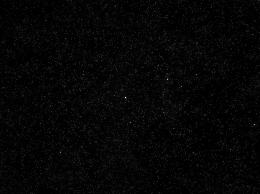
%> input picture matPIV/sample002_1_1.tif, 260 x 194 px, shrunk from 1392 x 1040 before the run; the run also reads 1 picture not shown here
$ octave test_piv_images.m   (GNU Octave 9; MATLAB toolbox functions it lacks are replaced by stand-ins)
%> lines starting %> are read from the running program, lines starting %| are printed output that depends on the picture
### matPIV/test scripts/bpass.m
function res = bpass(image_array,lnoise,lobject)
%> called with lnoise = 1, lobject = 7
%
% ; NAME:
% ;               bpass
% ; PURPOSE:
% ;               Implements a real-space bandpass filter that suppresses
% ;               pixel noise and long-wavelength image variations while
% ;               retaining information of a characteristic size.
% ;
% ; CATEGORY:
% ;               Image Processing
% ; CALLING SEQUENCE:
% ;               res = bpass( image_array, lnoise, lobject )
% ; INPUTS:
% ;               image:  The two-dimensional array to be filtered.
% ;               lnoise: Characteristic lengthscale of noise in pixels.
% ;                       Additive noise averaged over this length should
% ;                       vanish. May assume any positive floating value.
% ;               lobject: Integer length in pixels somewhat larger than
% ;                        a typical object.
% ; OUTPUTS:
% ;               res:    filtered image.
% ; PROCEDURE:
% ;               simple convolution yields spatial bandpass filtering.
% ; NOTES:
% ; MODIFICATION HISTORY:
% ;               Written by David G. Grier, The University of Chicago, 2/93.
% ;               Greatly revised version DGG 5/95.
% ;               Added /field keyword JCC 12/95.
% ;               Memory optimizations and fixed normalization, DGG 8/99.
%                 Converted to Matlab by D.Blair 4/2004-ish
%                 Fixed some bugs with conv2 to make sure the edges are
%                 removed D.B. 6/05
%                 Removed inadvertent image shift ERD 6/05
%                 Added threshold to output.  Now sets all pixels with
%                 negative values equal to zero.  Gets rid of ringing which
%                 was destroying sub-pixel accuracy, unless window size in
%                 cntrd was picked perfectly.  Now centrd gets sub-pixel
%                 accuracy much more robustly ERD 8/24/05

%                 Refactored for clarity and converted all convolutions to
%                 use column vector kernels for speed.  Running on my
%                 macbook, the old version took ~1.3 seconds to do
%                 bpass(image_array,1,19) on a 1024 x 1024 image; this
%                 version takes roughly half that.
%                 JWM 6/07

% ;
% ;       This code 'bpass.pro' is copyright 1997, John C. Crocker and
% ;       David G. Grier.  It should be considered 'freeware'- and may be
% ;       distributed freely in its original form when properly attributed.
%
%

% Perform a bandpass by convolving with an appropriate kernel.  You can
% think of this as a two part process.  First, a lowpassed image is
% produced by convolving the original with a gaussian.  Next, a second
% lowpassed image is produced by convolving the original with a boxcar
% function. By subtracting the boxcar version from the gaussian version, we
% are using the boxcar version to perform a highpass.
%
% original - lowpassed version of original => highpassed version of the
% original
%
% Performing a lowpass and a highpass results in a bandpassed image.

  normalize = @(x) x/sum(x);

  image_array = double(image_array);
  r = -round(lobject):round(lobject);
  gaussian_kernel = normalize(exp(-(r/(2*lnoise)).^2))';
  boxcar_kernel = ones(length(r),1)/length(r);

% JWM: Do a 2D convolution with the kernels in two steps each.  It is possible
% to do the convolution in only one step per kernel with
%
  % gconv = conv2(gaussian_kernel',gaussian_kernel,image_array,'same');
  % bconv = conv2(boxcar_kernel', boxcar_kernel,image_array,'same');
%
% but for some reason, this is slow.  The whole operation could be reduced
% to a single step using the associative and distributive properties of
% convolution:
%
  % filtered = conv2(image_array,gaussian_kernel'*gaussian_kernel - boxcar_kernel'*boxcar_kernel,'same');
%
% But this is also comparatively slow (though inexplicably faster than the
% above).  It turns out that convolving with a column vector is faster than
% convolving with a row vector, so instead of transposing the kernel, the
% image is transposed twice.

  gconv = conv2(image_array',gaussian_kernel,'same');
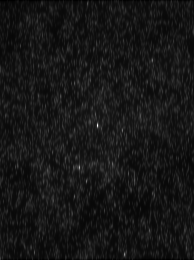
%> gconv: size 260x194 double; min 194.3, max 3920.6, mean 520.4; drawn with min black and max white
  gconv = conv2(gconv',gaussian_kernel,'same');
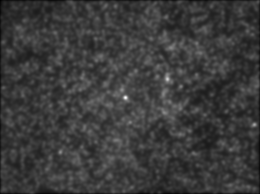
%> gconv: size 194x260 double; min 134.4, max 1776, mean 517.6; drawn with min black and max white

  bconv = conv2(image_array',boxcar_kernel,'same');
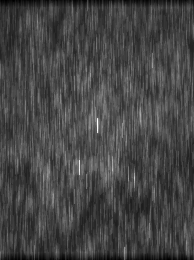
%> bconv: size 260x194 double; min 169.4, max 1438.9, mean 515.4; drawn with min black and max white
  bconv = conv2(bconv',boxcar_kernel,'same');
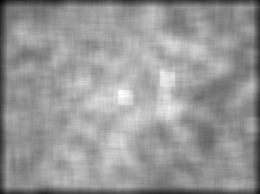
%> bconv: size 194x260 double; min 102.9, max 780.9, mean 506; drawn with min black and max white

  filtered = gconv - bconv;
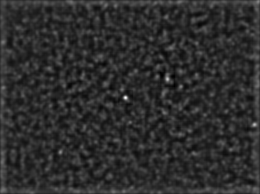
%> filtered: size 194x260 double; min -214.6, max 1044.3, mean 11.6; drawn with min black and max white

% JWM: The values on the borders of the result were convolved with 0s, so there
% will be fall off at the edges.  The old code set the affected pixels to
% zero, which seems unnecessary to me.  To reproduce the old results,
% uncomment the following 4 lines.
% ERD:  We zero them to signal that they're useless.

  filtered(1:(round(lobject)),:) = 0;
  filtered((end - lobject + 1):end,:) = 0;
%> (the rest of the program and of its run is left out)
